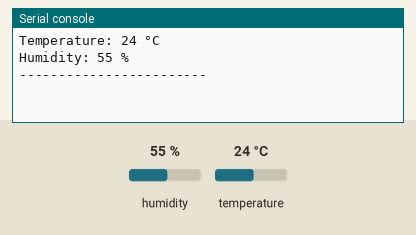
Bench run of a program on a simulated ESP32 board running MicroPython. On the bench: the last lines printed to the serial console. The inputs (shaded band) are chosen by the test bench; at power-on: humidity 55 %, temperature 24 °C.

Above: at 1.2 s.
1.3 s: humidity set to 22 %
At 2.7 s:
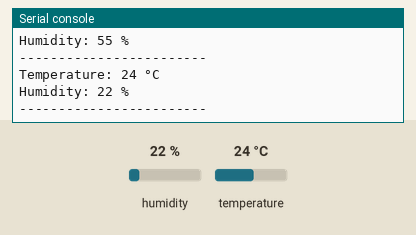
4.0 s: temperature set to 12 °C
At 5.0 s:
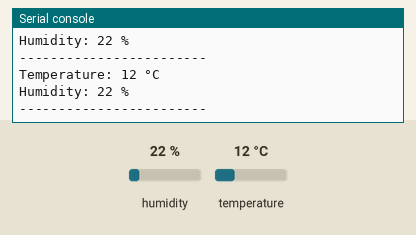
6.7 s: humidity set to 40 %
At 8.6 s:
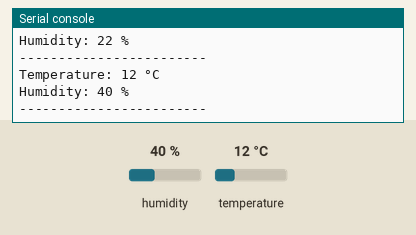
Timing chart, 0 to 10.1 s (numbered marks = the images above; inputs shaded):
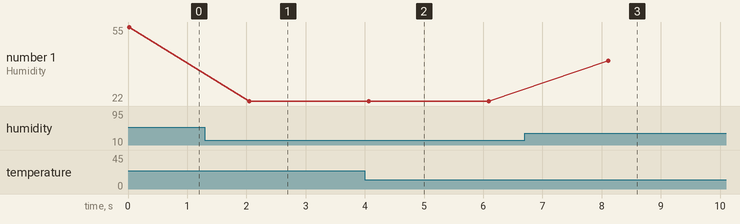

The program:

main.py
```python
# Import necessary libraries
import time  # To add delays between sensor readings
import dht   # To interact with DHT11 sensor
from machine import Pin  # To set up GPIO pins on ESP32

# Initialize the DHT11 sensor connected to GPIO pin 4
sensor = dht.DHT11(Pin(4))

# Infinite loop to keep taking readings from the sensor
while True:
    try:
        # Measure temperature and humidity from the sensor
        sensor.measure()

        # Get temperature (in Celsius) and humidity (in percentage)
        temp = sensor.temperature()
        hum = sensor.humidity()

        # Print the temperature and humidity to the Serial Monitor
        print('Temperature:', temp, '°C')
        print('Humidity:', hum, '%')
        print('------------------------')

    except OSError as e:
        # If there is an error reading from the sensor, print an error message
        print('Failed to read sensor.')

    # Wait for 2 seconds before taking the next reading
    time.sleep(2)
```

Measured:
- after the input at 1.3 s, the serial console: prints a new line after 0.75 s (image 1)
- after the input at 4.0 s, the serial console: prints a new line after 0.07 s (image 2)
- after the input at 6.7 s, the serial console: prints a new line after 1.4 s (image 3)
- plotted number 1: 55 → 22 after the input at 1.3 s, 22 → 40 after the input at 6.7 s
